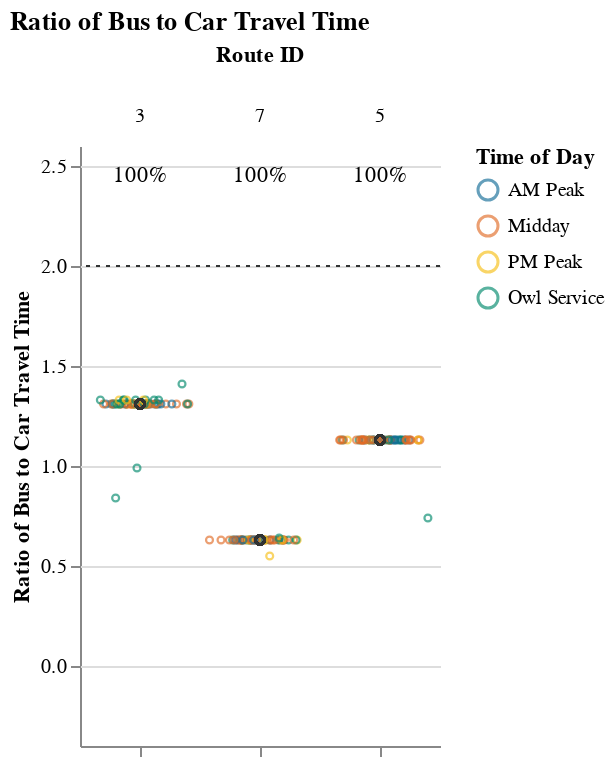
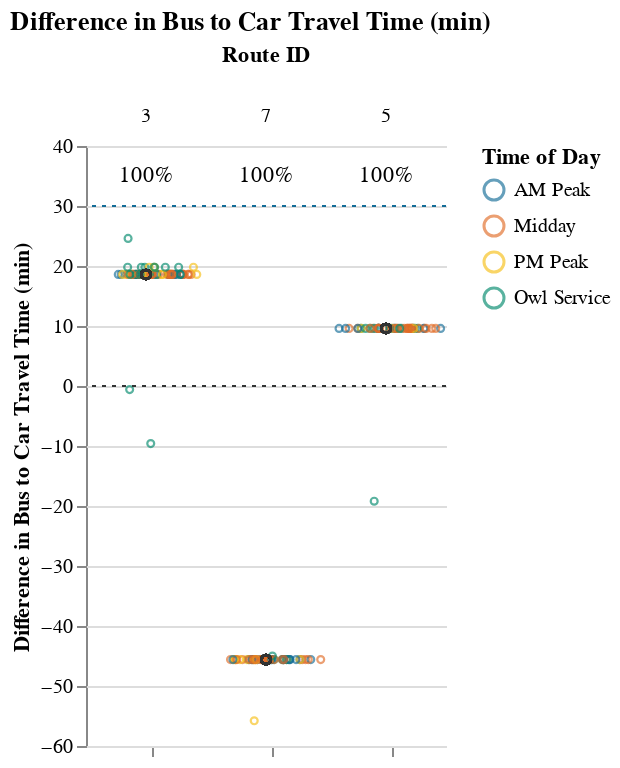

These figures' notebook cell, in order:
### Markdown cell above
### Medium Routes (1-1.5 hrs)

### Code cell
route_group = "medium"
try:
    subset_routes, mult, diff  = setup_charts(df, PCT_COMPETITIVE_THRESHOLD, route_group)
    if len(subset_routes) > 0:
        display(
            Markdown(
                f"{CAPTIONS_DICT[route_group]}"
                "Within each route group, routes are sorted in descending order "
                "by % competitive trips and # trips below the additional time cut-off."
            )
        )

        display(mult)
        display(diff)
except:
    print("No routes meet this criteria.")

### Figure 1 — Vega-Lite specification as saved in the notebook (floating-point values rounded to 4 significant figures; data arrays with more than 128 entries replaced by an {"elided": "..."} marker saying what was removed)
{"config": {"view": {"continuousWidth": 400, "continuousHeight": 300, "stroke": null}, "facet": {"spacing": 0}}, "data": {"name": "data-94c85f6267a18d229756c409ea77cd42"}, "facet": {"column": {"field": "route_id", "sort": ["3", "7", "5"], "title": "Route ID", "type": "nominal"}}, "spec": {"layer": [{"mark": {"type": "point", "opacity": 0.65, "size": 12, "strokeWidth": 1.1}, "encoding": {"color": {"field": "time_of_day", "scale": {"range": ["#136C97", "#E16B26", "#F6BF16", "#00896B", "#7790A3", "#5B559C"]}, "sort": ["AM Peak", "Midday", "PM Peak", "Owl Service"], "title": "Time of Day", "type": "nominal"}, "tooltip": [{"field": "route_id", "type": "nominal"}, {"field": "trip_id", "type": "nominal"}, {"field": "service_hours", "type": "quantitative"}, {"field": "car_duration_hours", "type": "quantitative"}, {"field": "bus_multiplier", "type": "quantitative"}, {"field": "bus_difference", "type": "quantitative"}, {"field": "num_trips", "type": "quantitative"}, {"field": "num_competitive", "type": "quantitative"}, {"field": "pct_trips_competitive", "type": "quantitative"}, {"field": "p25", "type": "quantitative"}, {"field": "p50", "type": "quantitative"}, {"field": "p75", "type": "quantitative"}], "x": {"axis": {"grid": false, "labels": false, "ticks": true, "values": [0]}, "field": "jitter", "scale": {}, "title": null, "type": "quantitative"}, "y": {"field": "bus_multiplier", "scale": {"domain": [-0.25, 2.5]}, "title": "Ratio of Bus to Car Travel Time", "type": "quantitative"}}, "selection": {"selector001": {"type": "interval", "bind": "scales", "encodings": ["x", "y"]}}, "transform": [{"calculate": "sqrt(-2*log(random()))*cos(2*PI*random())", "as": "jitter"}], "width": 60}, {"layer": [{"mark": {"type": "point", "opacity": 0.6, "size": 20, "strokeWidth": 1.3}, "encoding": {"color": {"value": "#323434"}, "y": {"field": "bus_multiplier", "type": "quantitative"}}, "transform": [{"filter": "(datum.p50_trip === 1)"}]}, {"mark": {"type": "rule", "strokeDash": [2, 3]}, "encoding": {"color": {"value": "#323434"}, "y": {"field": "cutoff", "type": "quantitative"}}}, {"mark": {"type": "text", "align": "center", "baseline": "middle"}, "encoding": {"color": {"value": "black"}, "text": {"field": "pct_trips_competitive", "format": ".0%", "type": "quantitative"}, "tooltip": [{"field": "route_id", "type": "nominal"}, {"field": "trip_id", "type": "nominal"}, {"field": "service_hours", "type": "quantitative"}, {"field": "car_duration_hours", "type": "quantitative"}, {"field": "bus_multiplier", "type": "quantitative"}, {"field": "bus_difference", "type": "quantitative"}, {"field": "num_trips", "type": "quantitative"}, {"field": "num_competitive", "type": "quantitative"}, {"field": "pct_trips_competitive", "type": "quantitative"}, {"field": "p25", "type": "quantitative"}, {"field": "p50", "type": "quantitative"}, {"field": "p75", "type": "quantitative"}], "x": {"value": 30}, "y": {"value": 15}}, "transform": [{"calculate": "sqrt(-2*log(random()))*cos(2*PI*random())", "as": "jitter"}, {"filter": "(datum.fastest_trip === 1)"}]}]}]}, "resolve": {"scale": {"y": "shared"}}, "title": "Ratio of Bus to Car Travel Time", "$schema": "https://vega.github.io/schema/vega-lite/v4.17.0.json", "datasets": {"data-94c85f6267a18d229756c409ea77cd42": {"elided": "183 records"}}}

### Figure 2 — Vega-Lite specification as saved in the notebook (floating-point values rounded to 4 significant figures; data arrays with more than 128 entries replaced by an {"elided": "..."} marker saying what was removed)
{"config": {"view": {"continuousWidth": 400, "continuousHeight": 300, "stroke": null}, "facet": {"spacing": 0}}, "data": {"name": "data-98052bd4196502a3a1173932f95880ea"}, "facet": {"column": {"field": "route_id", "sort": ["3", "7", "5"], "title": "Route ID", "type": "nominal"}}, "spec": {"layer": [{"mark": {"type": "point", "opacity": 0.65, "size": 12, "strokeWidth": 1.1}, "encoding": {"color": {"field": "time_of_day", "scale": {"range": ["#136C97", "#E16B26", "#F6BF16", "#00896B", "#7790A3", "#5B559C"]}, "sort": ["AM Peak", "Midday", "PM Peak", "Owl Service"], "title": "Time of Day", "type": "nominal"}, "tooltip": [{"field": "route_id", "type": "nominal"}, {"field": "trip_id", "type": "nominal"}, {"field": "service_hours", "type": "quantitative"}, {"field": "car_duration_hours", "type": "quantitative"}, {"field": "bus_multiplier", "type": "quantitative"}, {"field": "bus_difference", "type": "quantitative"}, {"field": "num_trips", "type": "quantitative"}, {"field": "num_competitive", "type": "quantitative"}, {"field": "pct_trips_competitive", "type": "quantitative"}, {"field": "p25", "type": "quantitative"}, {"field": "p50", "type": "quantitative"}, {"field": "p75", "type": "quantitative"}], "x": {"axis": {"grid": false, "labels": false, "ticks": true, "values": [0]}, "field": "jitter", "scale": {}, "title": null, "type": "quantitative"}, "y": {"field": "bus_difference", "scale": {"domain": [-55.8, 35.0]}, "title": "Difference in Bus to Car Travel Time (min)", "type": "quantitative"}}, "selection": {"selector002": {"type": "interval", "bind": "scales", "encodings": ["x", "y"]}}, "transform": [{"calculate": "sqrt(-2*log(random()))*cos(2*PI*random())", "as": "jitter"}], "width": 60}, {"layer": [{"mark": {"type": "point", "opacity": 0.6, "size": 20, "strokeWidth": 1.3}, "encoding": {"color": {"value": "#323434"}, "y": {"field": "bus_difference", "type": "quantitative"}}, "transform": [{"filter": "(datum.p50_trip === 1)"}]}, {"mark": {"type": "rule", "strokeDash": [2, 3]}, "encoding": {"color": {"value": "#323434"}, "y": {"field": "cutoff", "type": "quantitative"}}}, {"mark": {"type": "rule", "strokeDash": [2, 3]}, "encoding": {"color": {"value": "#136C97"}, "y": {"field": "cutoff2", "type": "quantitative"}}}, {"mark": {"type": "text", "align": "center", "baseline": "middle"}, "encoding": {"color": {"value": "black"}, "text": {"field": "pct_trips_competitive", "format": ".0%", "type": "quantitative"}, "tooltip": [{"field": "route_id", "type": "nominal"}, {"field": "trip_id", "type": "nominal"}, {"field": "service_hours", "type": "quantitative"}, {"field": "car_duration_hours", "type": "quantitative"}, {"field": "bus_multiplier", "type": "quantitative"}, {"field": "bus_difference", "type": "quantitative"}, {"field": "num_trips", "type": "quantitative"}, {"field": "num_competitive", "type": "quantitative"}, {"field": "pct_trips_competitive", "type": "quantitative"}, {"field": "p25", "type": "quantitative"}, {"field": "p50", "type": "quantitative"}, {"field": "p75", "type": "quantitative"}], "x": {"value": 30}, "y": {"value": 15}}, "transform": [{"calculate": "sqrt(-2*log(random()))*cos(2*PI*random())", "as": "jitter"}, {"filter": "(datum.fastest_trip === 1)"}]}]}]}, "resolve": {"scale": {"y": "shared"}}, "title": "Difference in Bus to Car Travel Time (min)", "$schema": "https://vega.github.io/schema/vega-lite/v4.17.0.json", "datasets": {"data-98052bd4196502a3a1173932f95880ea": {"elided": "183 records"}}}
